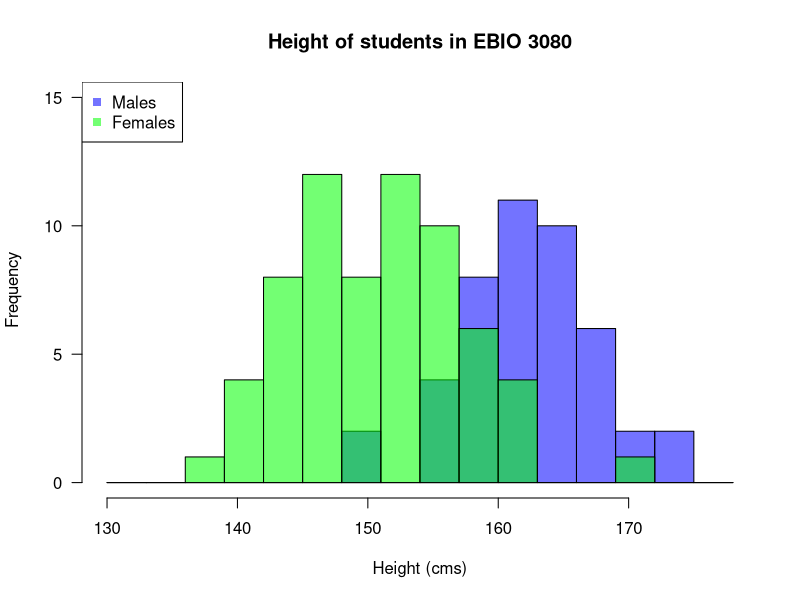

Here is the R script that generated this plot:
## ---- chunk 1

#Find your Height_Fall2014_v2.csv file and set the working directory here
#setwd("PATH HERE ")

#Load the data for height
height <- read.csv("Height_Fall2014_v2.csv")

## ---- chunk 2

#make a histogram of males and females separately
hist(height$Males, breaks=seq(130,180,3), col=rgb(0,0,1,0.55), ylim=c(0,15), las=1, main="Height of students in EBIO 3080", xlab="Height (cms)")

hist(height$Females, breaks=seq(130,180,3), col=rgb(0,1,0,0.55), add=T)

#add a legend to the graph
legend("topleft",legend=c("Males","Females"),pch=rep(15,2), col=c(rgb(0,0,1,0.55),rgb(0,1,0,0.55)))

## ---- chunk 3
#combine the male and female data into one vector
all_inds <- c(height$Males, height$Females) 

#calculate the sample mean...na.rm=T tells the computer to ignore missing values
mean_all <- mean(all_inds,na.rm=T)

#calculate the sample variance and standard deviation using the same approach
var_all <- var(all_inds,na.rm=T)
sd_all <- sd(all_inds,na.rm=T)

